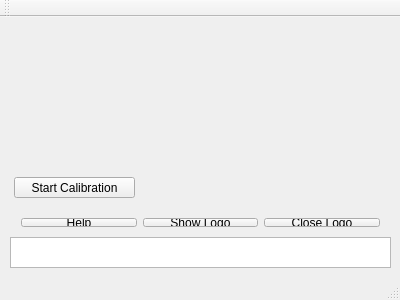
<?xml version="1.0" encoding="UTF-8"?>
<ui version="4.0">
 <class>MainWindow</class>
 <widget class="QMainWindow" name="MainWindow">
  <property name="geometry">
   <rect>
    <x>0</x>
    <y>0</y>
    <width>400</width>
    <height>300</height>
   </rect>
  </property>
  <property name="windowTitle">
   <string>MainWindow</string>
  </property>
  <widget class="QWidget" name="centralWidget">
   <widget class="QWidget" name="horizontalLayoutWidget">
    <property name="geometry">
     <rect>
      <x>10</x>
      <y>190</y>
      <width>381</width>
      <height>31</height>
     </rect>
    </property>
    <layout class="QHBoxLayout" name="horizontalLayout">
     <item>
      <widget class="QPushButton" name="pushButton_Help">
       <property name="text">
        <string>Help</string>
       </property>
      </widget>
     </item>
     <item>
      <widget class="QPushButton" name="pushButton_ShowLogo">
       <property name="text">
        <string>Show Logo</string>
       </property>
      </widget>
     </item>
     <item>
      <widget class="QPushButton" name="pushButton_CloseLogo">
       <property name="text">
        <string>Close Logo</string>
       </property>
      </widget>
     </item>
    </layout>
   </widget>
   <widget class="QTextEdit" name="textEdit_Subline">
    <property name="geometry">
     <rect>
      <x>10</x>
      <y>220</y>
      <width>381</width>
      <height>31</height>
     </rect>
    </property>
   </widget>
   <widget class="QPushButton" name="pushButton_StartCalib">
    <property name="geometry">
     <rect>
      <x>14</x>
      <y>160</y>
      <width>121</width>
      <height>21</height>
     </rect>
    </property>
    <property name="text">
     <string>Start Calibration</string>
    </property>
   </widget>
  </widget>
  <widget class="QMenuBar" name="menuBar">
   <property name="geometry">
    <rect>
     <x>0</x>
     <y>0</y>
     <width>400</width>
     <height>21</height>
    </rect>
   </property>
  </widget>
  <widget class="QToolBar" name="mainToolBar">
   <attribute name="toolBarArea">
    <enum>TopToolBarArea</enum>
   </attribute>
   <attribute name="toolBarBreak">
    <bool>false</bool>
   </attribute>
  </widget>
  <widget class="QStatusBar" name="statusBar"/>
 </widget>
 <layoutdefault spacing="6" margin="11"/>
 <resources/>
 <connections/>
</ui>
